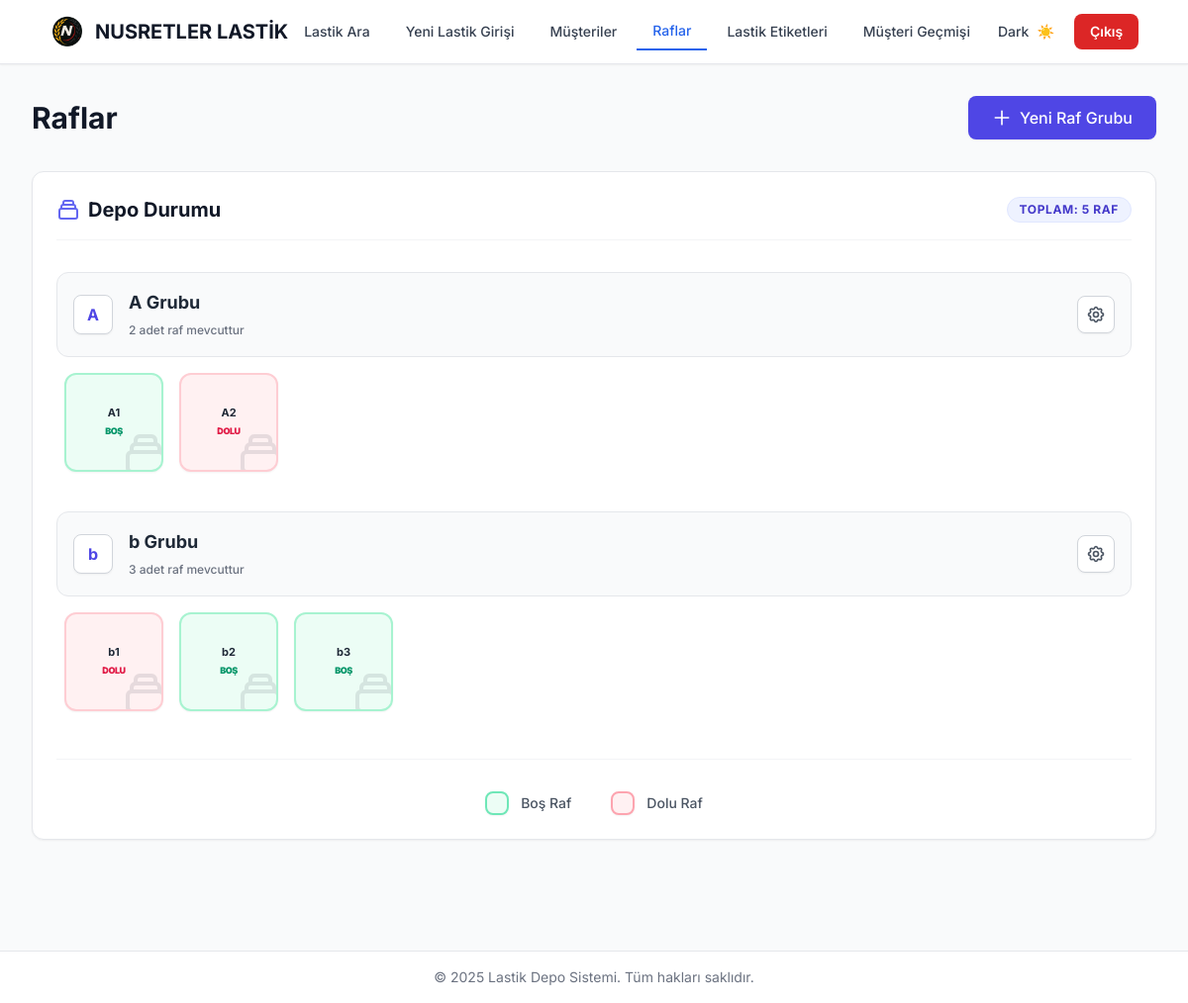
The app's page /raflar with its own data.
### app/models/models.py (models this page shows)
class Rack(Base):
    __tablename__ = "racks"
    id = Column(Integer, primary_key=True, index=True)
    kod = Column(String, nullable=False, unique=True)
    durum = Column(Enum(RackDurumEnum), nullable=False, default=RackDurumEnum.BOS)
    not_ = Column("not", Text, nullable=True)
    tires = relationship("Tire", back_populates="rack")

### app/routes/web_routes.py (the view)
@router.get("/raflar", response_class=HTMLResponse)
async def raflar(request: Request, db: Session = Depends(get_db)):
    from app.utils.enums import TireDurumEnum
    import re
    racks = db.query(Rack).order_by(Rack.kod).all()
    rack_groups = {}
    for rack in racks:
        match = re.match(r'^([A-Za-z]+)', rack.kod)
        if match:
            prefix = match.group(1)
        else:
            prefix = rack.kod[0] if rack.kod else "OTHER"
        if prefix not in rack_groups:
            rack_groups[prefix] = []
        tires_in_rack = db.query(Tire).filter(
            Tire.raf_id == rack.id,
            Tire.durum == ModelTireDurumEnum.DEPODA
        ).options(joinedload(Tire.customer)).all()
        tire_count = len(tires_in_rack)
        customer_names = []
        if tire_count > 0:
            for tire in tires_in_rack:
                if tire.customer:
                    customer_name = tire.customer.ad_soyad
                    if customer_name and customer_name not in customer_names:
                        customer_names.append(customer_name)
        customer_display = ""
        if customer_names:
            if len(customer_names) == 1:
                customer_display = customer_names[0]
            else:
                customer_display = f"{customer_names[0]} (+{len(customer_names)-1})"
        rack_groups[prefix].append({
            "id": rack.id,
            "kod": rack.kod,
            "durum": rack.durum.value if hasattr(rack.durum, 'value') else str(rack.durum),
            "not_": rack.not_,
            "tire_count": tire_count,
            "customer_name": customer_display
        })
    for prefix in rack_groups:
        rack_groups[prefix].sort(key=lambda x: (
            int(re.search(r'\d+', x['kod']).group()) if re.search(r'\d+', x['kod']) else 0
        ))
    rack_groups_list = [
        {
            "prefix": prefix,
            "racks": rack_groups[prefix]
        }
        for prefix in sorted(rack_groups.keys())
    ]
    total_racks = len(racks)
    template = templates.get_template("raflar.html")
    return HTMLResponse(content=template.render(
        request=request,
        rack_groups=rack_groups_list,
        total_racks=total_racks,
        racks=[],  # Keep for backward compatibility
        current_path="/raflar"
    ))

### app/templates/raflar.html (shortened to what this page needs)
{% extends "base.html" %}
{% block content %}
<div class="animate-fade-in pb-20">
    <div class="flex justify-between items-center mb-8">
        <h1 class="text-3xl font-bold text-gray-900">Raflar</h1>
        <button onclick="showAddForm()"
            class="bg-indigo-600 hover:bg-indigo-700 text-white font-medium px-6 py-2.5 rounded-lg transition-colors shadow-sm flex items-center">
            <svg class="w-5 h-5 mr-2" fill="none" stroke="currentColor" viewBox="0 0 24 24">
                <path stroke-linecap="round" stroke-linejoin="round" stroke-width="2" d="M12 4v16m8-8H4"></path>
            </svg>
            Yeni Raf Grubu
        </button>
    </div>
    <div class="bg-white rounded-xl shadow-sm border border-gray-200 p-6">
        <div class="flex items-center justify-between mb-8 border-b border-gray-100 pb-4">
            <h2 class="text-xl font-bold text-gray-900 flex items-center">
                Depo Durumu
            </h2>
            <div class="flex items-center space-x-4">
                <span
                    class="px-3 py-1 bg-indigo-50 text-indigo-700 text-xs font-bold rounded-full border border-indigo-100 uppercase tracking-wider">
                    Toplam: {{ total_racks|default(0) }} Raf
                </span>
            </div>
        </div>
        {% if rack_groups %}
        <div class="space-y-10">
            {% for group in rack_groups %}
            <div class="rack-group group">
                <div class="mb-4 flex items-center justify-between bg-gray-50 p-4 rounded-xl border border-gray-200">
                    <div class="flex items-center">
                        <div
                            class="min-w-[2.5rem] h-10 px-3 bg-white rounded-lg border border-gray-300 flex items-center justify-center font-bold text-indigo-600 shadow-sm mr-4 whitespace-nowrap">
                            {% if group.prefix|length > 6 and ' ' in group.prefix %}
                            {% set words = group.prefix.split(' ') %}
                            {% for word in words %}{{ word[0]|upper }}{% endfor %}
                            {% else %}
                            {{ group.prefix }}
                            {% endif %}
                        </div>
                        <div>
                            <h3 class="text-lg font-bold text-gray-800">{{ group.prefix }} Grubu</h3>
                            <span class="text-xs text-gray-500 font-medium">{{ group.racks|length }} adet raf
                                mevcuttur</span>
                        </div>
                    </div>
                    <div class="relative inline-block text-left" id="dropdown-{{ loop.index }}">
                        <button onclick="toggleDropdown({{ loop.index }})"
                            class="p-2 hover:bg-gray-200 rounded-lg transition-colors border border-gray-300 text-gray-600 bg-white shadow-sm">
                        </button>
                    </div>
                </div>
                <div class="flex flex-wrap gap-4 px-2">
                    {% for rack in group.racks %}
                    <div class="rack-item relative group/item transition-all duration-200"
                        style="flex: 0 0 auto; width: 100px;">
                        <div onclick="const data = JSON.parse(document.getElementById('rack_data_{{ rack.id }}').value); showRackInfo(data.kod, data.durum, data.tire_count, data.customer_name)"
                            class="w-full aspect-square rounded-xl border-2 transition-all duration-300 cursor-pointer flex flex-col items-center justify-center p-2 relative overflow-hidden shadow-sm hover:shadow-md
                            {% if rack.durum == 'Boş' %}
                                bg-emerald-50 border-emerald-200 hover:bg-emerald-100 hover:border-emerald-300
                            {% else %}
                                bg-rose-50 border-rose-200 hover:bg-rose-100 hover:border-rose-300
                            {% endif %}">
                            <div
                                class="absolute -right-2 -bottom-2 opacity-10 text-gray-900 transition-transform group-hover/item:scale-110">
                                <svg class="w-12 h-12" fill="none" stroke="currentColor" viewBox="0 0 24 24">
                                    <path stroke-linecap="round" stroke-linejoin="round" stroke-width="2"
                                        d="M19 11H5m14 0a2 2 0 012 2v6a2 2 0 01-2 2H5a2 2 0 01-2-2v-6a2 2 0 012-2m14 0V9a2 2 0 00-2-2M5 11V9a2 2 0 012-2m0 0V5a2 2 0 012-2h6a2 2 0 012 2v2M7 7h10">
                                    </path>
                                </svg>
                            </div>
                            <span
                                class="text-[11px] leading-tight font-bold text-gray-800 z-10 text-center break-words px-1">{{
                                rack.kod }}</span>
                            <div class="mt-1 flex space-x-0.5 z-10">
                                {% if rack.durum == 'Boş' %}
                                <span
                                    class="text-[9px] uppercase font-black text-emerald-600 tracking-tighter">BOŞ</span>
                                {% else %}
                                <span class="text-[9px] uppercase font-black text-rose-600 tracking-tighter">DOLU</span>
                                {% endif %}
                            </div>
                        </div>
                    </div>
                    {% endfor %}
                </div>
            </div>
            {% endfor %}
        </div>
        <div
            class="mt-12 flex items-center justify-center space-x-10 text-sm font-medium border-t border-gray-100 pt-8">
            <div class="flex items-center space-x-3 group">
                <div
                    class="w-6 h-6 bg-emerald-50 border-2 border-emerald-300 rounded-lg group-hover:scale-110 transition-transform shadow-sm">
                </div>
                <span class="text-gray-600">Boş Raf</span>
            </div>
            <div class="flex items-center space-x-3 group">
                <div
                    class="w-6 h-6 bg-rose-50 border-2 border-rose-300 rounded-lg group-hover:scale-110 transition-transform shadow-sm">
                </div>
                <span class="text-gray-600">Dolu Raf</span>
            </div>
        </div>
        {% endif %}
    </div>
</div>
{% endblock %}

### app/static/style.css (style rules this page uses)
* { transition: all 0.2s ease; }
.animate-fade-in { animation: fadeIn 0.4s ease-out; }

### app/templates/base.html (style rules this page uses)
body { font-family: 'Inter', sans-serif; }

### records on screen
Rack: kod "A1", shows "BOŞ"
Rack: kod "A2"
Rack: kod "b1"
Rack: kod "b2", shows "BOŞ"
Rack: kod "b3", shows "BOŞ"

### other values on screen
{{ total_racks|default(0) }} "5"
{{ group.prefix }} "A" "b"
{{ group.racks|length }} "2" "3"
